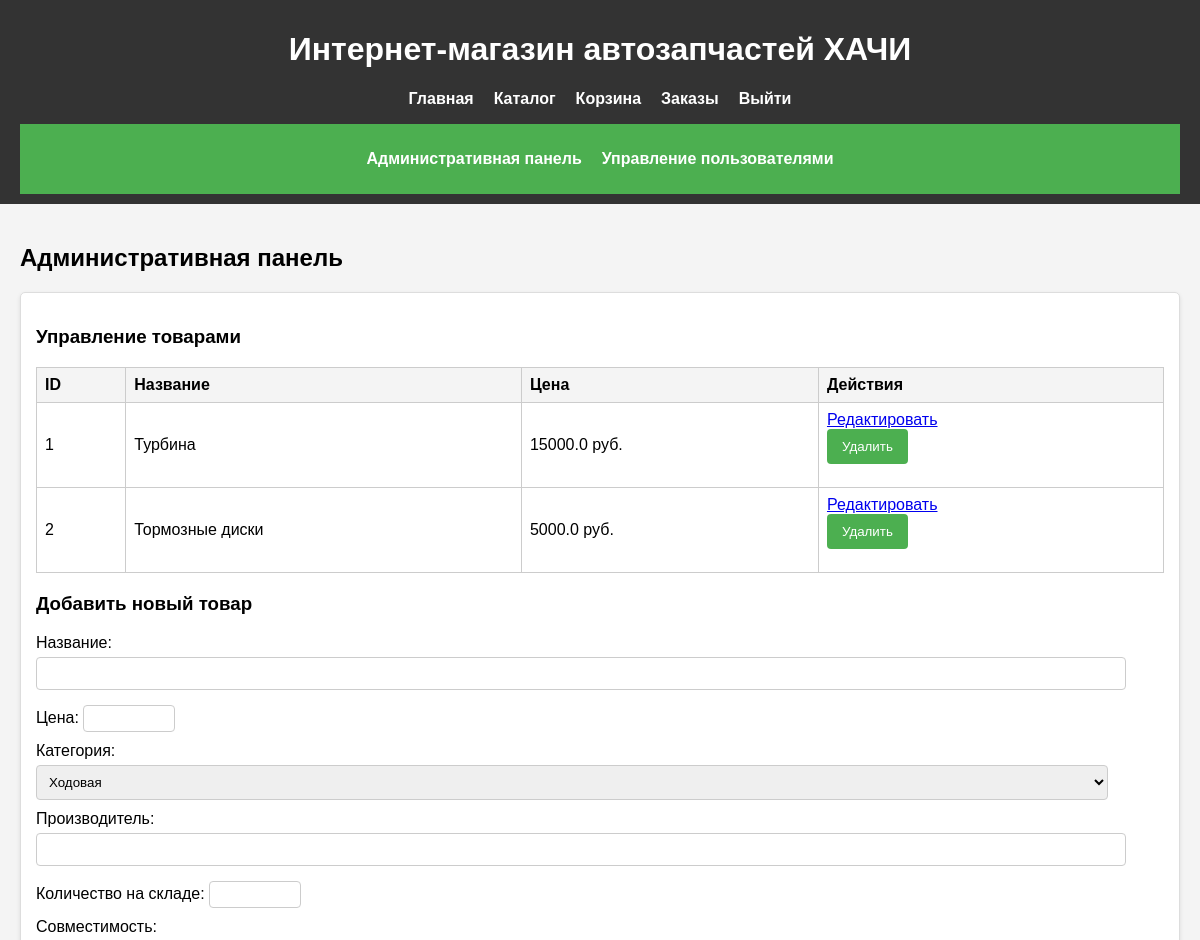
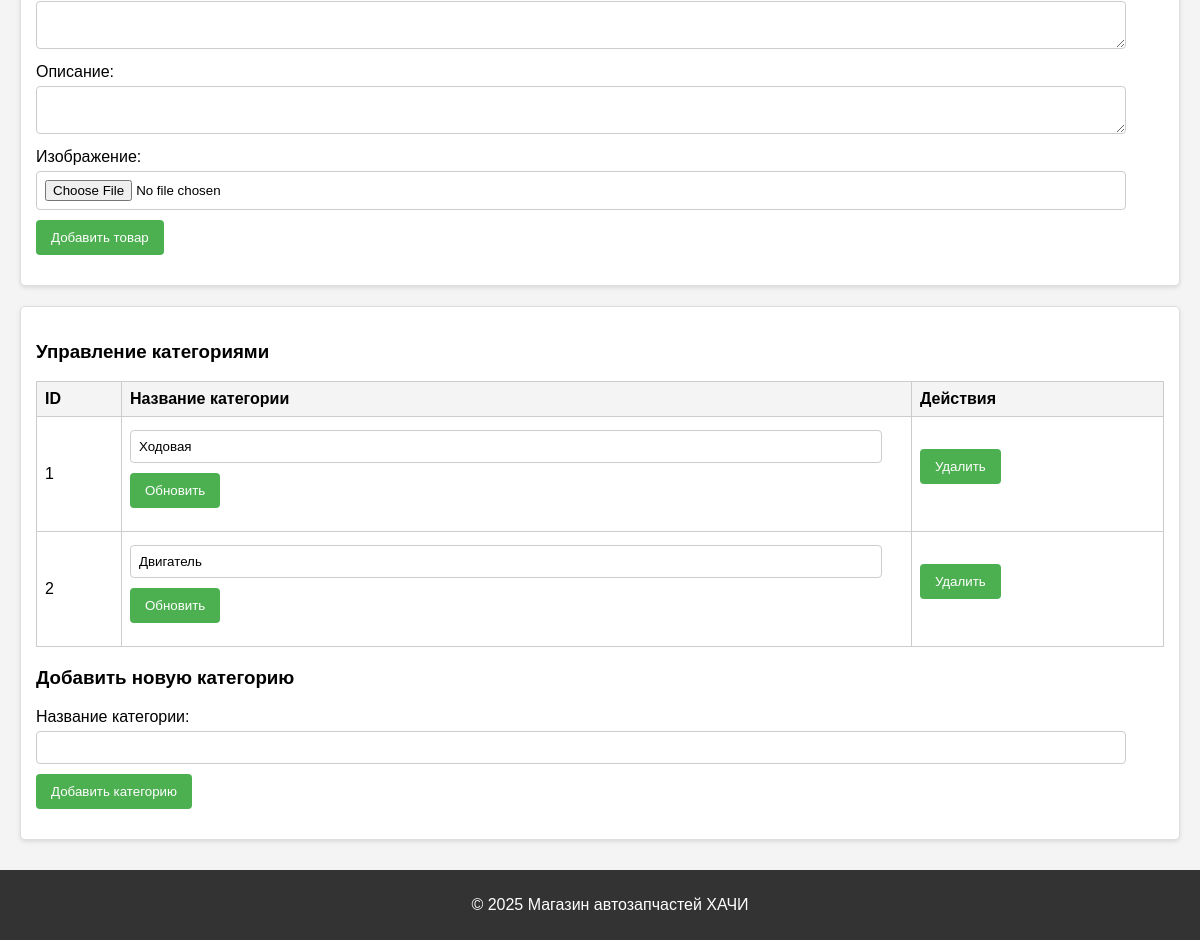
The page /admin (signed in) on the database as committed earlier (2 pictures, top to bottom).
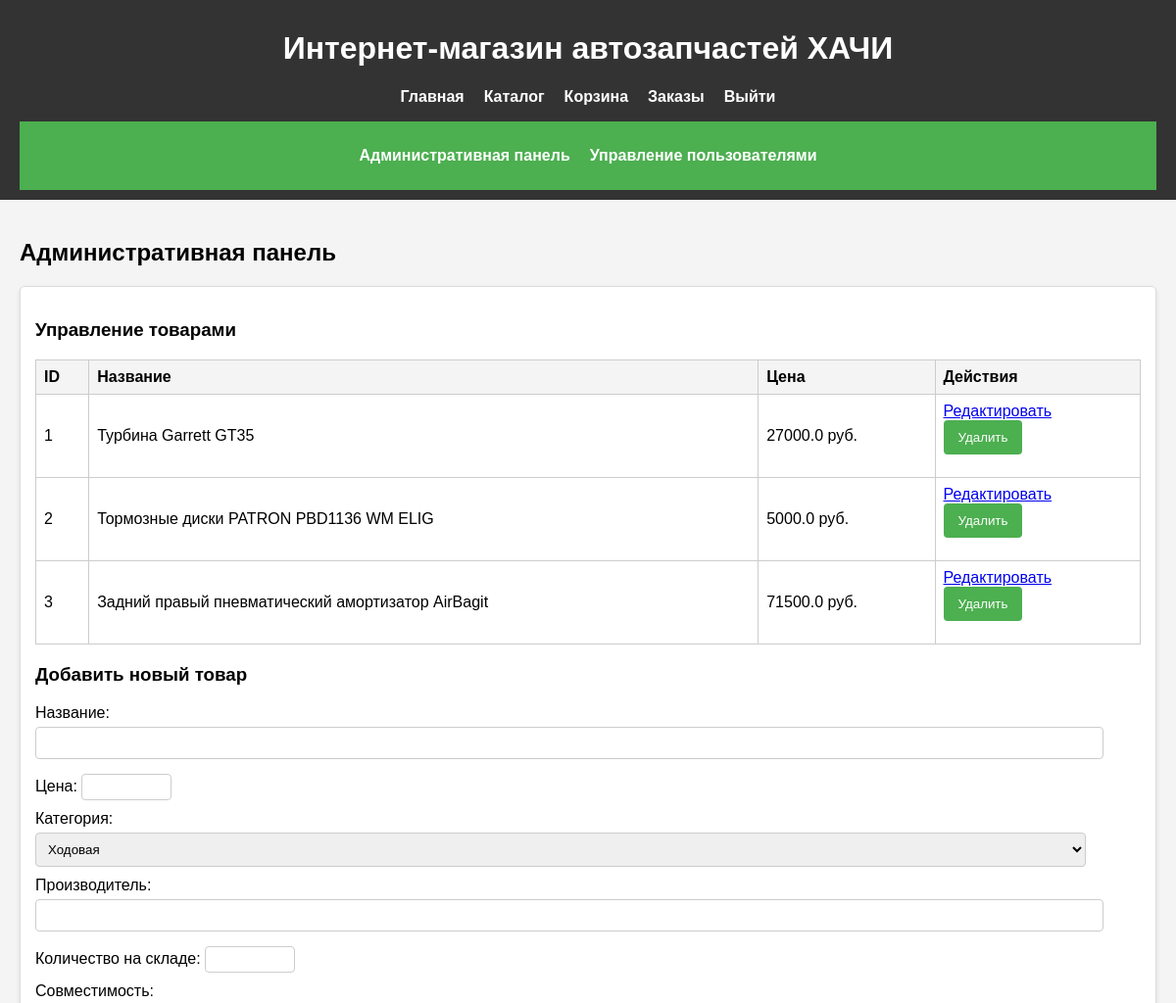
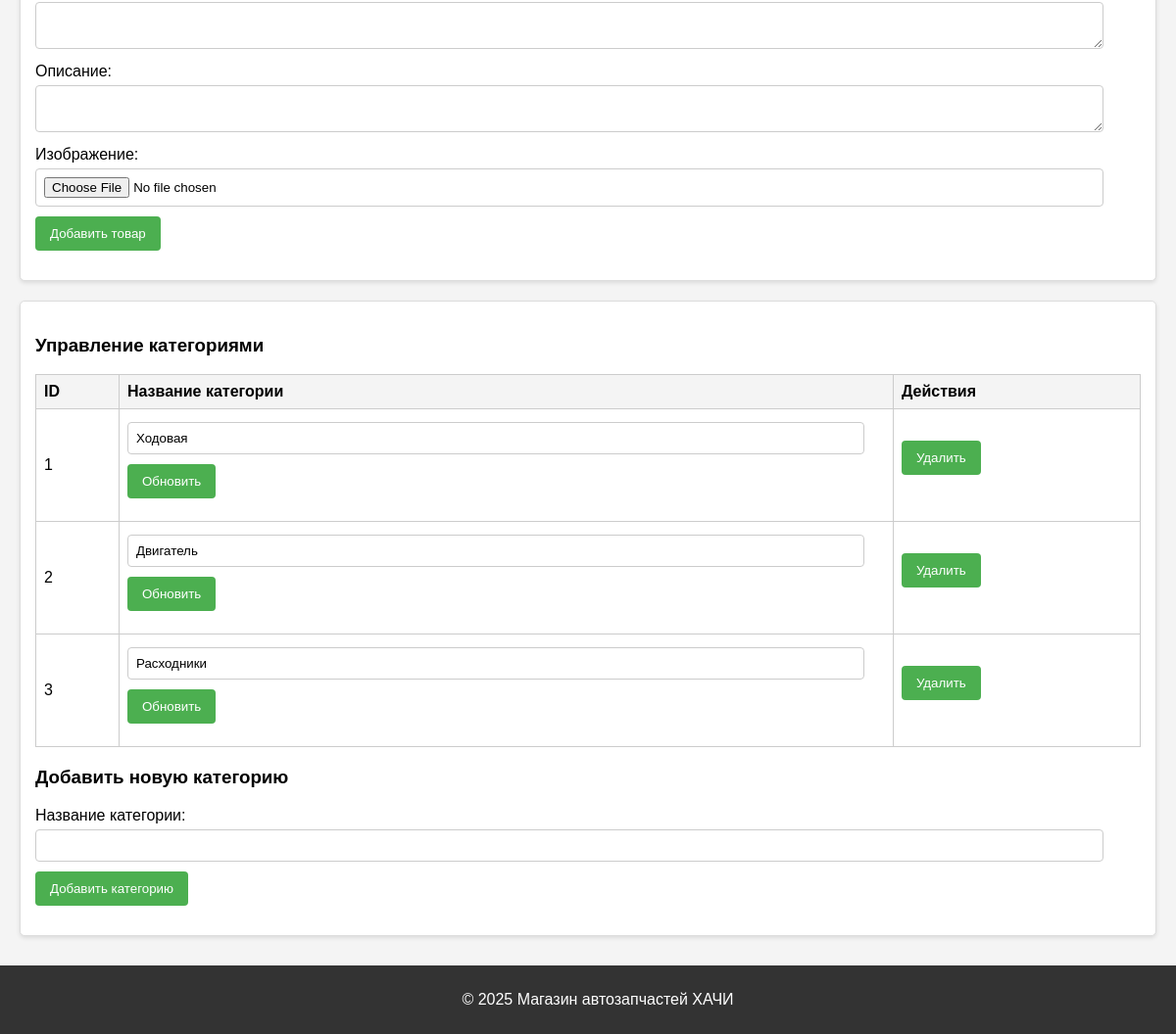
The same page on the database as committed later (2 pictures, top to bottom).
### tables this page shows
CREATE TABLE Products (
                ProductID INTEGER PRIMARY KEY AUTOINCREMENT,
                ProductName TEXT,
                Description TEXT,
                Price REAL,
                CategoryID INTEGER,
                Manufacturer TEXT,
                StockQuantity INTEGER,
                Compatibility TEXT, Image TEXT,
                FOREIGN KEY (CategoryID) REFERENCES Categories(CategoryID)
            );

CREATE TABLE Categories (
                CategoryID INTEGER PRIMARY KEY AUTOINCREMENT,
                CategoryName TEXT
            );

### app.py (the view)
@app.route('/admin')
def admin_panel():
    if session.get('role') != 'admin':
        flash('Доступ запрещен!', 'error')
        return redirect(url_for('home'))
    try:
        conn = get_db_connection()
        products = conn.execute("SELECT * FROM Products").fetchall()
        categories = conn.execute("SELECT * FROM Categories").fetchall()
        conn.close()
        return render_template('admin_panel.html', products=products, categories=categories)
    except sqlite3.Error as e:
        flash(f'Ошибка базы данных: {e}', 'error')
        return redirect(url_for('home'))

### app.py (called while the page is built)
def get_db_connection():
    conn = sqlite3.connect(DATABASE)
    conn.row_factory = sqlite3.Row
    return conn

### templates/admin_panel.html
{% extends "index.html" %}
{% block content %}
<h2>Административная панель</h2>
<div class="admin-sections">
    <h3>Управление товарами</h3>
    <table>
        <thead>
            <tr>
                <th>ID</th>
                <th>Название</th>
                <th>Цена</th>
                <th>Действия</th>
            </tr>
        </thead>
        <tbody>
            {% for product in products %}
            <tr>
                <td>{{ product.ProductID }}</td>
                <td>{{ product.ProductName }}</td>
                <td>{{ product.Price }} руб.</td>
                <td>
                    <a href="{{ url_for('edit_product', product_id=product.ProductID) }}">Редактировать</a>
                    <form action="{{ url_for('delete_product', product_id=product.ProductID) }}" method="POST">
                        <button type="submit">Удалить</button>
                    </form>
                </td>
            </tr>
            {% endfor %}
        </tbody>
    </table>
    <h3>Добавить новый товар</h3>
    <form method="POST" action="{{ url_for('add_product') }}" enctype="multipart/form-data">
        <label>Название:</label>
        <input type="text" name="product_name" required>
        <label>Цена:</label>
        <input type="number" step="0.01" name="price" required>
        <br>
        <label>Категория:</label>
        <select name="category_id" required>
            {% for category in categories %}
            <option value="{{ category.CategoryID }}">{{ category.CategoryName }}</option>
            {% endfor %}
        </select>
        <label>Производитель:</label>
        <input type="text" name="manufacturer" required>
        <label>Количество на складе:</label>
        <input type="number" name="stock_quantity" required>
        <br>
        <label>Совместимость:</label>
        <textarea name="compatibility"></textarea>
        <label>Описание:</label>
        <textarea name="description"></textarea>
        <label>Изображение:</label>
        <input type="file" name="image" accept="image/*">
        <button type="submit">Добавить товар</button>
    </form>
</div>
<div class="admin-sections">
    <h3>Управление категориями</h3>
    <table>
        <thead>
            <tr>
                <th>ID</th>
                <th>Название категории</th>
                <th>Действия</th>
            </tr>
        </thead>
        <tbody>
            {% for category in categories %}
            <tr>
                <td>{{ category.CategoryID }}</td>
                <td>
                    <form action="{{ url_for('edit_category', category_id=category.CategoryID) }}" method="POST">
                        <input type="text" name="new_name" value="{{ category.CategoryName }}" required>
                        <button type="submit">Обновить</button>
                    </form>
                </td>
                <td>
                    <form action="{{ url_for('delete_category', category_id=category.CategoryID) }}" method="POST">
                        <button type="submit">Удалить</button>
                    </form>
                </td>
            </tr>
            {% endfor %}
        </tbody>
    </table>
    <h3>Добавить новую категорию</h3>
    <form method="POST" action="{{ url_for('add_category') }}">
        <label for="category_name">Название категории:</label>
        <input type="text" id="category_name" name="category_name" required>
        <button type="submit">Добавить категорию</button>
    </form>
</div>
{% endblock %}

### templates/index.html (shortened to what this page needs)
<!DOCTYPE html>
<html lang="ru">
<head>
    <link rel="stylesheet" href="{{ url_for('static', filename='styles.css') }}">
</head>
<body>
    <header>
        <h1>Интернет-магазин автозапчастей ХАЧИ</h1>
        <nav>
            <ul>
                <li><a href="{{ url_for('home') }}">Главная</a></li>
                <li><a href="{{ url_for('catalog') }}">Каталог</a></li>
                <li><a href="{{ url_for('cart') }}">Корзина</a></li>
                {% if 'user_id' in session %}
                    <li><a href="{{ url_for('orders') }}">Заказы</a></li>
                    <li><a href="{{ url_for('logout') }}">Выйти</a></li>
                {% else %}
                    <li><a href="{{ url_for('login') }}">Войти</a></li>
                    <li><a href="{{ url_for('register') }}">Регистрация</a></li>
                {% endif %}
            </ul>
        </nav>
        {% if session.get('role') == 'admin' %}
            <nav class="admin-nav">
                <ul>
                    <li><a href="{{ url_for('admin_panel') }}">Административная панель</a></li>
                    <li><a href="{{ url_for('manage_users') }}">Управление пользователями</a></li>
                </ul>
            </nav>
        {% endif %}
    </header>
    <main>
        {% block content %}{% endblock %}
    </main>
    <footer>
        <p>&copy; 2025 Магазин автозапчастей ХАЧИ</p>
    </footer>
</body>
</html>

### static/styles.css (style rules this page uses)
body { font-family: Arial, sans-serif; margin: 0; padding: 0; background-color: #f4f4f4; overflow-y: auto; min-height: 100vh; }
header { background-color: #333; color: white; padding: 10px 20px; text-align: center; }
button { background-color: #4CAF50; color: white; padding: 10px 15px; border: none; border-radius: 4px; cursor: pointer; }
nav ul { list-style: none; padding: 0; display: flex; justify-content: center; gap: 20px; }
nav a { color: white; text-decoration: none; font-weight: bold; }
main { padding: 20px; max-width: 1200px; padding-bottom: 80px; margin: 0 auto; overflow-y: auto; }
footer { background-color: #333; color: white; text-align: center; padding: 10px; position: fixed; bottom: 0; width: 100%; }
.admin-sections { margin-bottom: 20px; padding: 15px; background-color: #fff; border: 1px solid #ddd; border-radius: 5px; box-shadow: 0 2px 4px rgba(0, 0, 0, 0.1); }
.admin-sections table { width: 100%; border-collapse: collapse; }
table { width: 100%; border-collapse: collapse; margin-bottom: 20px; }
table th, table td { border: 1px solid #ddd; padding: 8px; text-align: left; }
form { margin-bottom: 15px; }
form input, form select, form textarea { width: 95%; padding: 8px; margin-top: 5px; margin-bottom: 10px; border: 1px solid #ccc; border-radius: 4px; }
.admin-sections th, .admin-sections td { border: 1px solid #ccc; padding: 8px; text-align: left; }
.admin-sections th { background-color: #f4f4f4; }
.admin-nav { background-color: #4CAF50; padding: 10px; text-align: center; }
.admin-nav ul { list-style: none; padding: 0; display: flex; justify-content: center; gap: 20px; }
.admin-nav a { color: white; text-decoration: none; font-weight: bold; }
input[type="number"] { width: 80px; padding: 5px; border: 1px solid #ccc; border-radius: 4px; }

Rows that differ between the two databases and show on the page:
changed Products id 1: ProductName "Турбина" → "Турбина Garrett GT35"; Price "15000.0" → "27000.0"
changed Products id 2: ProductName "Тормозные диски" → "Тормозные диски PATRON PBD1136 WM ELIG"
added Products: ProductID "3", ProductName "Задний правый пневматический амортизатор AirBagit", Price "71500.0"
added Categories: CategoryID "3", new_name "Расходники"
